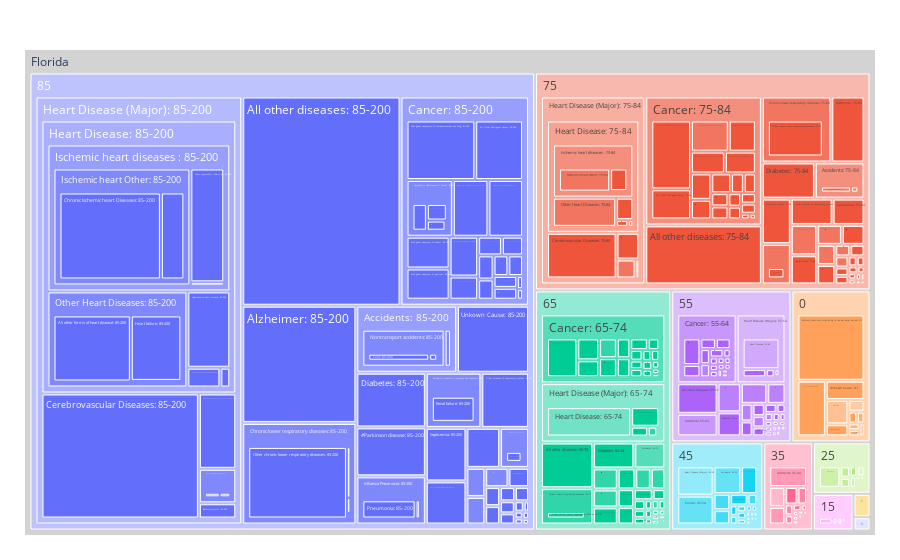

The notebook cell saved with this chart:
### Code cell
fig = px.treemap(
    branchvalues = "total",
    names = labels,
    parents = parents,
    values = values,
)
fig.update_traces(root_color="lightgrey")
fig.update_layout(margin = dict(t=50, l=25, r=25, b=25))
fig.show()

### Figure 1 — Plotly figure (JSON) as saved in the notebook; plotly's stock layout.template omitted (floating-point values rounded to 4 significant figures; data arrays with more than 128 entries replaced by an {"elided": "..."} marker saying what was removed)
{"data": [{"branchvalues": "total", "domain": {"x": [0, 1], "y": [0, 1]}, "hovertemplate": "label=%{label}<br>value=%{value}<br>parent=%{parent}<extra></extra>", "labels": {"elided": "714 mixed values"}, "name": "", "parents": {"elided": "714 mixed values"}, "root": {"color": "lightgrey"}, "type": "treemap", "values": {"elided": "714 float values"}}], "layout": {"legend": {"tracegroupgap": 0}, "margin": {"b": 25, "l": 25, "r": 25, "t": 50}}}
